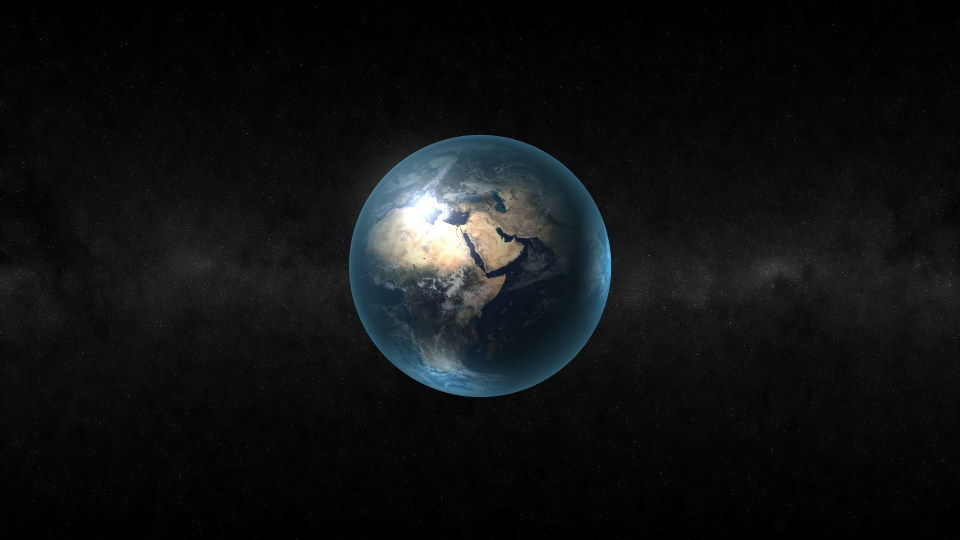
#> input picture assets/earth.jpg, 1920 x 1080 px (shown at 1/2 size)
$ python read_image.py
#> lines starting #> are read from the running program, lines starting #| are printed output that depends on the picture
import cv2.cv2 as cv

img = cv.imread('assets/earth.jpg', -1)
#> img is the input picture: shape (1080, 1920, 3); mean B, G, R 18.9, 18.1, 16.6
img2 = cv.resize(img,(0,0), fx=1/2, fy=1/2)
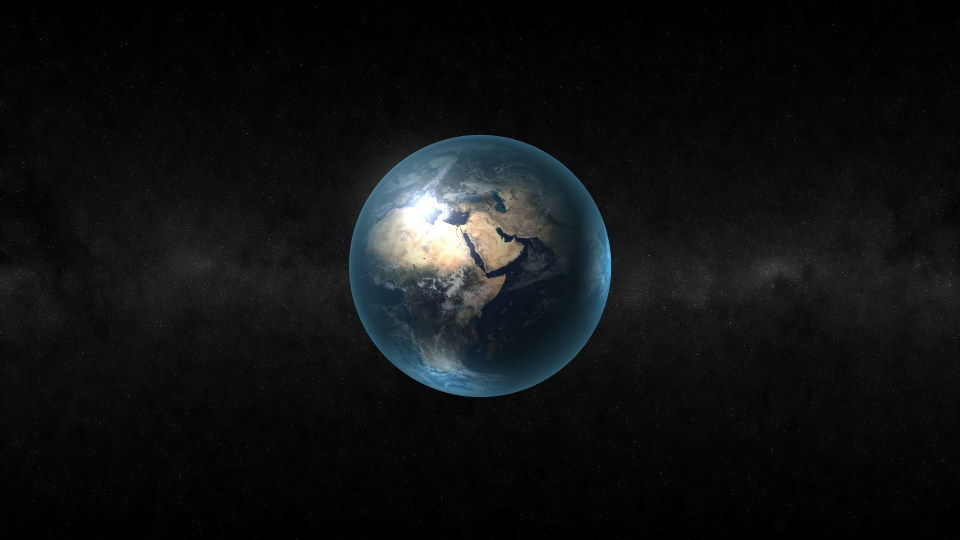
#> img2: shape (540, 960, 3); mean B, G, R 19, 18.2, 16.7
img_rotate = cv.rotate(img, cv.ROTATE_90_COUNTERCLOCKWISE)
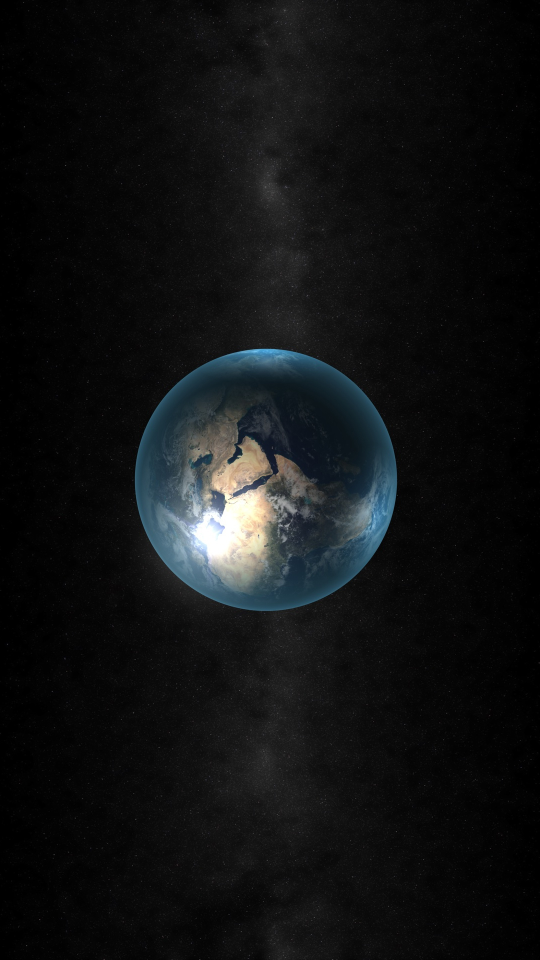
#> img_rotate: shape (1920, 1080, 3) (shown at 1/2 size); mean B, G, R 18.9, 18.1, 16.6
cv.imshow('Image', img)
cv.imshow('Resized Image', img2)
cv.imshow('Rotated Image', img_rotate)
cv.waitKey(10)
cv.destroyAllWindows()
